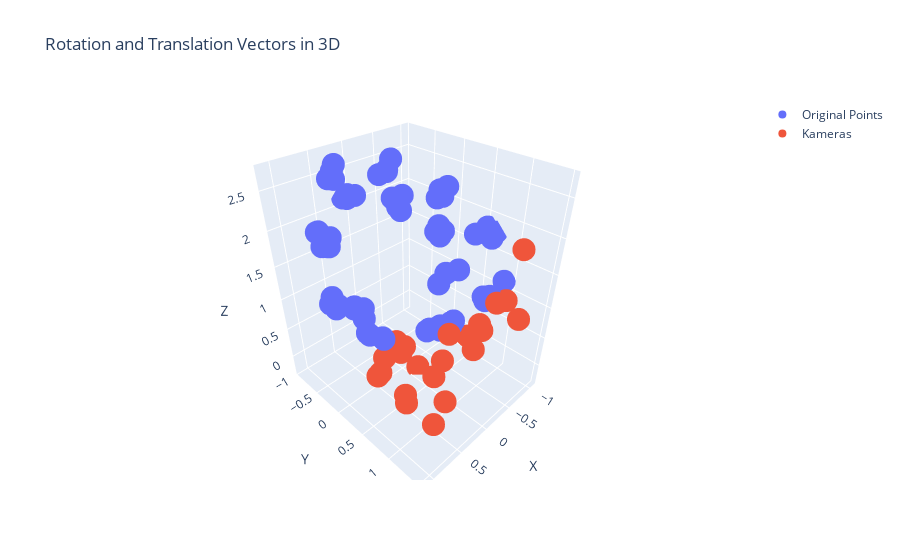

Here is the notebook cell this chart was saved with:
### Code cell
ausgleichung()
wolke_zeigen()
neue_koordinaten()
ausgleichung()
ausgleichung()
neues_bild()
ausgleichung()
ausgleichung()
neue_koordinaten()
ausgleichung()
ausgleichung()
neues_bild()
ausgleichung()
ausgleichung()
neue_koordinaten()
ausgleichung()
ausgleichung()
neues_bild()
ausgleichung()
ausgleichung()
neue_koordinaten()
ausgleichung()
ausgleichung()
neues_bild()
ausgleichung()
ausgleichung()
neue_koordinaten()
ausgleichung()
ausgleichung()
neues_bild()
ausgleichung()
ausgleichung()
neue_koordinaten()
ausgleichung()
ausgleichung()
neues_bild()
ausgleichung()
ausgleichung()
